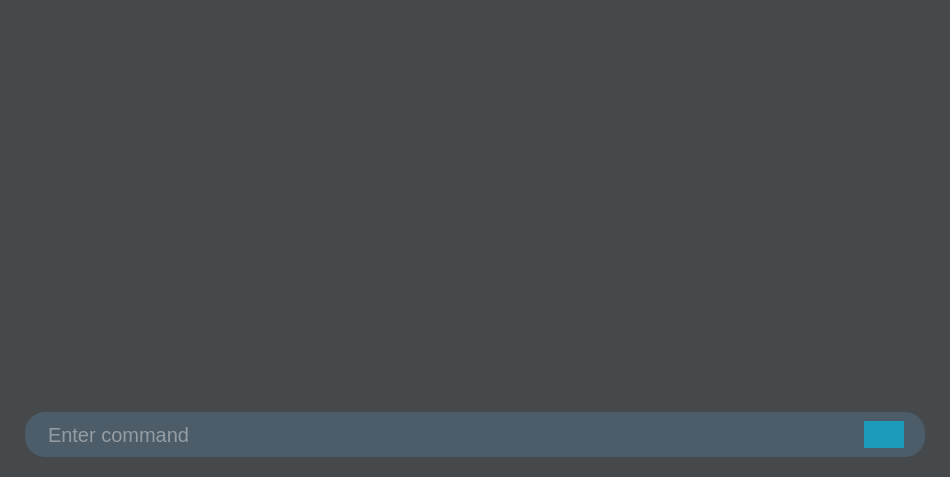
<?xml version="1.0" encoding="UTF-8"?>
<ui version="4.0">
 <class>Form</class>
 <widget class="QWidget" name="Form">
  <property name="geometry">
   <rect>
    <x>0</x>
    <y>0</y>
    <width>950</width>
    <height>477</height>
   </rect>
  </property>
  <property name="windowTitle">
   <string>Form</string>
  </property>
  <property name="styleSheet">
   <string notr="true">background-color: rgb(239, 239, 239);</string>
  </property>
  <layout class="QGridLayout" name="gridLayout">
   <property name="leftMargin">
    <number>0</number>
   </property>
   <property name="topMargin">
    <number>0</number>
   </property>
   <property name="rightMargin">
    <number>0</number>
   </property>
   <property name="bottomMargin">
    <number>0</number>
   </property>
   <property name="spacing">
    <number>0</number>
   </property>
   <item row="0" column="0">
    <widget class="QWidget" name="widget" native="true">
     <property name="styleSheet">
      <string notr="true">background-color: #46494C</string>
     </property>
     <layout class="QGridLayout" name="gridLayout_2">
      <property name="leftMargin">
       <number>5</number>
      </property>
      <property name="topMargin">
       <number>0</number>
      </property>
      <property name="rightMargin">
       <number>5</number>
      </property>
      <property name="bottomMargin">
       <number>5</number>
      </property>
      <property name="spacing">
       <number>0</number>
      </property>
      <item row="1" column="0">
       <widget class="QWidget" name="search_widget" native="true">
        <property name="minimumSize">
         <size>
          <width>0</width>
          <height>60</height>
         </size>
        </property>
        <property name="styleSheet">
         <string notr="true">#search_widget{
	background-color:#ABB2B9;
}
#search_widget {
	border: 0px solid #110B11;
	border-radius:30px;
	background-color:#46494C
}



</string>
        </property>
        <layout class="QHBoxLayout" name="horizontalLayout_2">
         <property name="spacing">
          <number>0</number>
         </property>
         <property name="leftMargin">
          <number>15</number>
         </property>
         <property name="topMargin">
          <number>0</number>
         </property>
         <property name="rightMargin">
          <number>15</number>
         </property>
         <property name="bottomMargin">
          <number>15</number>
         </property>
         <item>
          <spacer name="horizontalSpacer_2">
           <property name="orientation">
            <enum>Qt::Horizontal</enum>
           </property>
           <property name="sizeHint" stdset="0">
            <size>
             <width>130</width>
             <height>20</height>
            </size>
           </property>
          </spacer>
         </item>
         <item>
          <widget class="QFrame" name="search_frame">
           <property name="minimumSize">
            <size>
             <width>900</width>
             <height>30</height>
            </size>
           </property>
           <property name="maximumSize">
            <size>
             <width>16777215</width>
             <height>50</height>
            </size>
           </property>
           <property name="styleSheet">
            <string notr="true">#search_frame {
	border: none;
	border-radius:20px;
	background-color:#4C5C68;
}

#search_frame QPushButton {
	padding: 5px 5px;
	border-radius:15 px;
}

#search_frame QPushButton:pressed {
	padding-left:  1 px;
}

</string>
           </property>
           <property name="frameShape">
            <enum>QFrame::StyledPanel</enum>
           </property>
           <property name="frameShadow">
            <enum>QFrame::Raised</enum>
           </property>
           <layout class="QHBoxLayout" name="horizontalLayout">
            <item>
             <widget class="QLineEdit" name="lineEdit">
              <property name="minimumSize">
               <size>
                <width>800</width>
                <height>0</height>
               </size>
              </property>
              <property name="maximumSize">
               <size>
                <width>500</width>
                <height>30</height>
               </size>
              </property>
              <property name="font">
               <font>
                <pointsize>15</pointsize>
               </font>
              </property>
              <property name="styleSheet">
               <string notr="true">border: none;
background-color:#4C5C68;

color: #DCDCDD;</string>
              </property>
              <property name="placeholderText">
               <string>Enter command</string>
              </property>
              <property name="clearButtonEnabled">
               <bool>true</bool>
              </property>
             </widget>
            </item>
            <item>
             <widget class="QPushButton" name="pushButton_9">
              <property name="maximumSize">
               <size>
                <width>40</width>
                <height>40</height>
               </size>
              </property>
              <property name="styleSheet">
               <string notr="true">#pushButton_9{
	background-color: rgb(28, 154, 185);
	
	border-radius: 15%;
}
</string>
              </property>
              <property name="text">
               <string/>
              </property>
              <property name="icon">
               <iconset resource="../../statik/resource.qrc">
                <normaloff>:/icons/icons/send.png</normaloff>:/icons/icons/send.png</iconset>
              </property>
              <property name="iconSize">
               <size>
                <width>25</width>
                <height>25</height>
               </size>
              </property>
              <property name="checkable">
               <bool>false</bool>
              </property>
             </widget>
            </item>
           </layout>
          </widget>
         </item>
         <item>
          <spacer name="horizontalSpacer">
           <property name="orientation">
            <enum>Qt::Horizontal</enum>
           </property>
           <property name="sizeHint" stdset="0">
            <size>
             <width>130</width>
             <height>20</height>
            </size>
           </property>
          </spacer>
         </item>
        </layout>
       </widget>
      </item>
      <item row="0" column="0">
       <widget class="QTextEdit" name="textEdit">
        <property name="font">
         <font>
          <family>MS Shell Dlg 2</family>
          <pointsize>15</pointsize>
         </font>
        </property>
        <property name="styleSheet">
         <string notr="true">#textEdit{
	border-radius: 0px; 
	color: #DCDCDD;
	background-color: #46494C;
	border: 0px
}</string>
        </property>
       </widget>
      </item>
     </layout>
    </widget>
   </item>
  </layout>
 </widget>
 <resources>
  <include location="../../statik/resource.qrc"/>
  <include location="../../statik/resource.qrc"/>
 </resources>
 <connections/>
</ui>
